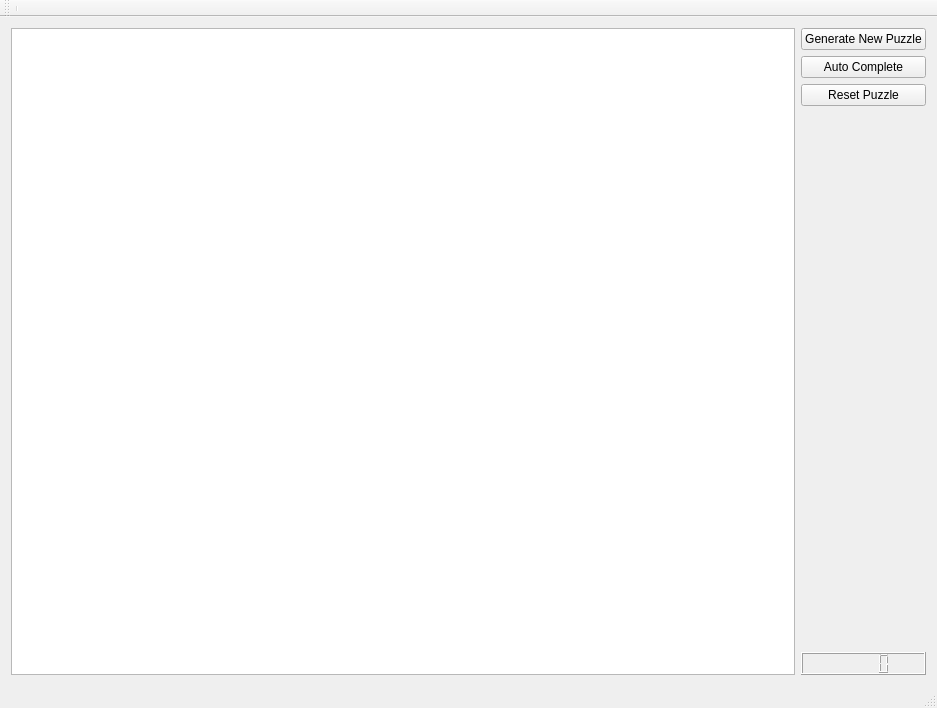
<?xml version="1.0" encoding="UTF-8"?>
<ui version="4.0">
 <class>guiClass</class>
 <widget class="QMainWindow" name="guiClass">
  <property name="geometry">
   <rect>
    <x>0</x>
    <y>0</y>
    <width>937</width>
    <height>708</height>
   </rect>
  </property>
  <property name="sizePolicy">
   <sizepolicy hsizetype="Fixed" vsizetype="Fixed">
    <horstretch>0</horstretch>
    <verstretch>0</verstretch>
   </sizepolicy>
  </property>
  <property name="windowTitle">
   <string>gui</string>
  </property>
  <widget class="QWidget" name="centralWidget">
   <property name="sizePolicy">
    <sizepolicy hsizetype="Fixed" vsizetype="Fixed">
     <horstretch>0</horstretch>
     <verstretch>0</verstretch>
    </sizepolicy>
   </property>
   <layout class="QGridLayout" name="gridLayout">
    <item row="0" column="0">
     <layout class="QHBoxLayout" name="horizontalLayout">
      <item>
       <widget class="QTableView" name="sudokuArea"/>
      </item>
      <item>
       <layout class="QVBoxLayout" name="verticalLayout">
        <item>
         <widget class="QPushButton" name="regenerateButton">
          <property name="text">
           <string>Generate New Puzzle</string>
          </property>
         </widget>
        </item>
        <item>
         <widget class="QPushButton" name="autoButton">
          <property name="text">
           <string>Auto Complete</string>
          </property>
         </widget>
        </item>
        <item>
         <widget class="QPushButton" name="resetButton">
          <property name="text">
           <string>Reset Puzzle</string>
          </property>
         </widget>
        </item>
        <item>
         <spacer name="verticalSpacer">
          <property name="orientation">
           <enum>Qt::Vertical</enum>
          </property>
          <property name="sizeHint" stdset="0">
           <size>
            <width>107</width>
            <height>485</height>
           </size>
          </property>
         </spacer>
        </item>
        <item>
         <widget class="QLCDNumber" name="timer"/>
        </item>
       </layout>
      </item>
     </layout>
    </item>
   </layout>
  </widget>
  <widget class="QToolBar" name="mainToolBar">
   <attribute name="toolBarArea">
    <enum>TopToolBarArea</enum>
   </attribute>
   <attribute name="toolBarBreak">
    <bool>false</bool>
   </attribute>
   <addaction name="separator"/>
  </widget>
  <widget class="QStatusBar" name="statusBar"/>
 </widget>
 <layoutdefault spacing="6" margin="11"/>
 <resources>
  <include location="gui.qrc"/>
 </resources>
 <connections/>
</ui>
